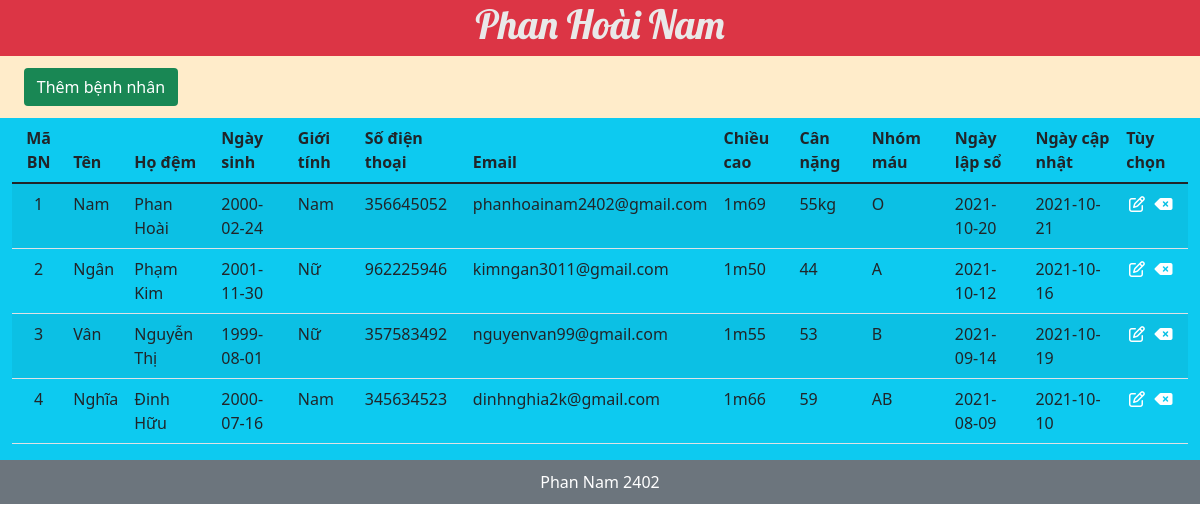
The page / on the database its author committed.
### tables this page shows
CREATE TABLE `PATIENT` (
  `patientid` int(10) NOT NULL,
  `firstname` varchar(50) NOT NULL,
  `lastname` varchar(50) NOT NULL,
  `dateofbirth` date NOT NULL,
  `gender` varchar(10) NOT NULL,
  `mobile` int(10) NOT NULL,
  `email` varchar(50) NOT NULL,
  `height` varchar(10) NOT NULL,
  `weight` varchar(10) NOT NULL,
  `blood_type` varchar(10) NOT NULL,
  `created_on` date NOT NULL,
  `modified_on` date NOT NULL
);

### src/index.php (the view)
<?php
include('config/connect.php');
include('link/header.php');
?>
<div class="row nani">
    <div class="col-md-12">
        <a href="add.php" class="btn bg-success text-white  btn-web">Thêm bệnh nhân</a>
    </div>
</div>
<div class="row">
    <div class="col-md-12 bg-info">
        <table class="table table-striped">
            <thead>
                <tr>
                    <th scope="col" class = "text-center" >Mã BN</th>
                    <th scope="col">Tên</th>
                    <th scope="col">Họ đệm</th>
                    <th scope="col">Ngày sinh</th>
                    <th scope="col">Giới tính</th>
                    <th scope="col">Số điện thoại</th>
                    <th scope="col">Email</th>
                    <th scope="col">Chiều cao</th>
                    <th scope="col">Cân nặng</th>
                    <th scope="col">Nhóm máu</th>
                    <th scope="col"> Ngày lập  sổ</th>
                    <th scope="col">Ngày cập  nhật</th>
                    <th scope="col">Tùy chọn</th>
                </tr>
            </thead>
            <?php
                $sql = "SELECT * FROM PATIENT";
                $res = mysqli_query($conn, $sql);
                if(mysqli_num_rows($res)>0)
                {
                    while($row = mysqli_fetch_assoc($res)){
                        $ma = $row['patientid'];
                        $ten = $row['firstname'];
                        $ho = $row['lastname'];
                        $date = $row['dateofbirth'];
                        $gt = $row['gender'];
                        $phone = $row['mobile'];
                        $email = $row['email'];
                        $hei = $row['height'];
                        $wei = $row['weight'];
                        $mau = $row['blood_type'];
                        $tao = $row['created_on'];
                        $capnhat = $row['modified_on'];
            ?>
            <tr>
                <td class = "text-center"><?php echo $ma; ?></td>
                <td><?php echo $ten; ?></td>
                <td><?php echo $ho; ?></td>
                <td><?php echo $date; ?></td>
                <td><?php echo $gt; ?></td>
                <td><?php echo $phone; ?></td>
                <td><?php echo $email; ?></td>
                <td><?php echo $hei; ?></td>
                <td><?php echo $wei; ?></td>
                <td><?php echo $mau; ?></td>
                <td><?php echo $tao; ?></td>
                <td><?php echo $capnhat; ?></td>
                <td>
                    <a href="edit.php?patientid=<?php echo $ma; ?>" class="icon edit"><i class="fa fa-edit"></i></a>
                    <a href="delete.php?patientid=<?php echo $ma; ?>" class="icon delete"><i class="fa fa-backspace"></i></a>
                </td>
            </tr>
            <?php
            }
    }
    ?>
        </table>
    </div>
</div>
<?php include('link/footer.php'); ?>

### src/link/header.php (shortened to what this page needs)
<!DOCTYPE html>
<html lang="en">
<head>
    <link href="https://cdn.jsdelivr.net/npm/bootstrap@5.1.1/dist/css/bootstrap.min.css" rel="stylesheet"
>
    <link rel="stylesheet" href="css/kiemtra.css">
</head>
<body>
    <div class="container-fluid">
        <div class="row">
            <div class="col-md-12 bg-danger text-center text-white">
                <h1 class="txt">Phan Hoài Nam</h1>
            </div>
        </div>

### src/link/footer.php (shortened to what this page needs)
<div class="row footer">
    <div class="col-md-12 bg-secondary">
        <div class="container text-center text-white">
            <p>Phan Nam 2402</p>
        </div>
    </div>
</div>
</div>
</body>
</html>

### src/css/kiemtra.css (style rules this page uses)
.nani { background-color: rgb(255, 236, 202); }
.btn-web { margin: 1%; }
p { margin:10px; }
.txt { color: rgb(233, 233, 233); font-family: 'Lobster', cursive; }
.icon { color: white; margin: 5%; }

### rows shown on the page
patient: patientid "1", firstname "Nam", lastname "Phan Hoài", dateofbirth "2000-02-24", gender "Nam", mobile "356645052", email "phanhoainam2402@gmail.com", height "1m69", weight "55kg", blood_type "O", created_on "2021-10-20", modified_on "2021-10-21"
patient: patientid "2", firstname "Ngân", lastname "Phạm Kim", dateofbirth "2001-11-30", gender "Nữ", mobile "962225946", email "kimngan3011@gmail.com", height "1m50", weight "44", blood_type "A", created_on "2021-10-12", modified_on "2021-10-16"
patient: patientid "3", firstname "Vân", lastname "Nguyễn Thị", dateofbirth "1999-08-01", gender "Nữ", mobile "357583492", email "nguyenvan99@gmail.com", height "1m55", weight "53", blood_type "B", created_on "2021-09-14", modified_on "2021-10-19"
patient: patientid "4", firstname "Nghĩa", lastname "Đinh Hữu", dateofbirth "2000-07-16", gender "Nam", mobile "345634523", email "dinhnghia2k@gmail.com", height "1m66", weight "59", blood_type "AB", created_on "2021-08-09", modified_on "2021-10-10"
